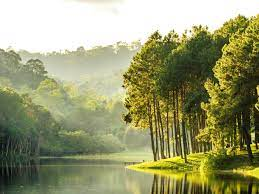
%> input picture nature.png, 259 x 194 px
$ octave example1.m   (GNU Octave 9; MATLAB toolbox functions it lacks are replaced by stand-ins)
%> lines starting %> are read from the running program, lines starting %| are printed output that depends on the picture; in (x1, y1, x2, y2) boxes, pixels count from 0 and x2, y2 are one past the last pixel; in counts of white or black regions, pixels touching at a corner belong together; the program's own positions count from 1
imfinfo('./nature.png')

#im1 = im2uint8(imread('nature.png'))

I = imread('./nature.png');
%> I is the input picture: size 194x259x3 uint8; mean R, G, B 152.2, 153.9, 112.1

imshow(rgb2gray(I));
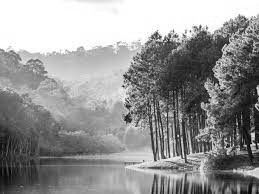
%> displayed picture: size 194x259, on the screen's scale of 0 to 255; min 1, max 255, mean 148.6

I1 = rgb2gray(I);


figure, imshow(I1, [])

figure, imshow(I1, [100 160])
%> after `imshow(I1, [100 160])`:
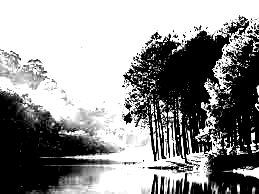
%> displayed picture: size 194x259, on the screen's scale of 0 to 255; min 0, max 255, mean 146.1


figure, imshow(I1, [127 128])
%> after `imshow(I1, [127 128])`:
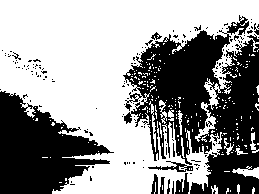
%> displayed picture: size 194x259, on the screen's scale of 0 to 255; 58.6% white; 151 black regions (140 under 20 px), largest, box (x1, y1, x2, y2) and area: (123, 15, 259, 194) 13014, (0, 91, 114, 194) 6706, (148, 161, 193, 172) 174

imshow(I1);
imshow(imadjust(I1));

im
%> (this line was passed over: im is not available in this run)
